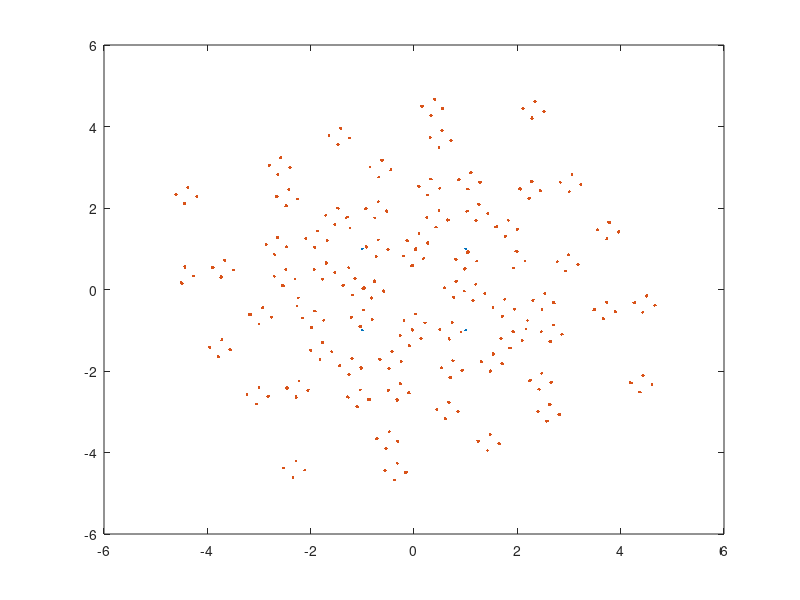

Reproduce this figure in MATLAB.
clear;
close all;
Ls=1000;
SNR_dB=40;
P=1;
multipath=4;

signal_r=2*(rand([Ls,1])>0.5)-1;
signal_i=2*(rand([Ls,1])>0.5)-1;
QPSK=signal_r+1i*signal_i;
Es=((QPSK)' *(QPSK) ) / Ls;
N0=Es/10^(SNR_dB/10);
h=sqrt(P/2)*(randn(1,multipath)+1i*randn(1,multipath));
fading=conv(QPSK , h);
noise=sqrt(N0/4)*( randn(length(fading),1)+1i*randn(length(fading),1) );
received = fading+noise;

plot(QPSK,'.'); hold on
plot(received,'.');